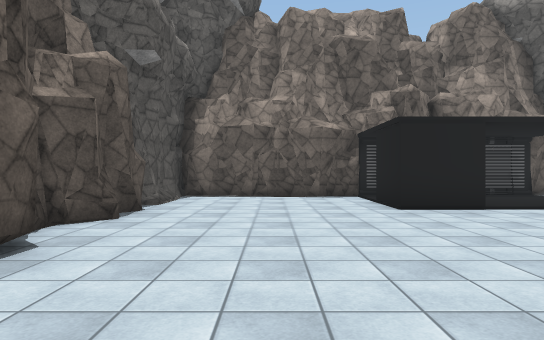
[1] (above)

12 first-person views from a walk through a 3-D level made in the Unity game engine. The camera is 1.4 m above the floor, looks level and sees 75° across. Doors are open. The floor is counted in squares, 2 m on a side. Each view is taken from the middle of a square. On the plan, view 1 faces up. The plan holds only what a view shows up to about 11 squares ahead; the rest is blank. The place goes on beyond the plan. The player character is not drawn. Some surface patterns are stand-ins.

[2]
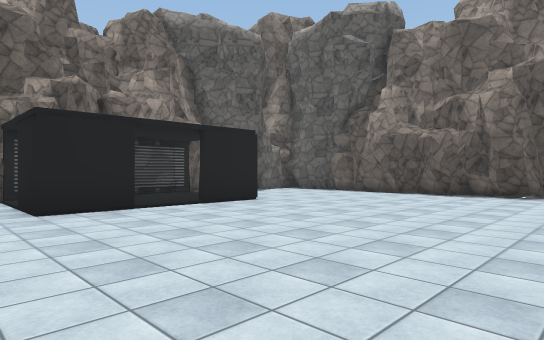

[3]
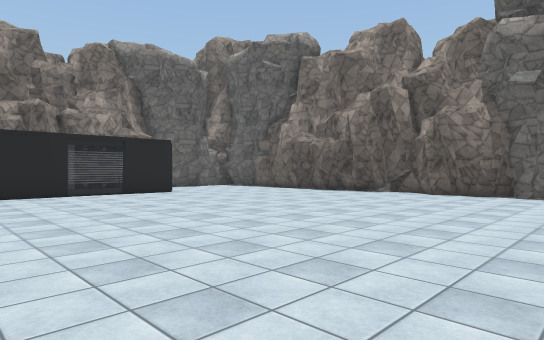

[4]
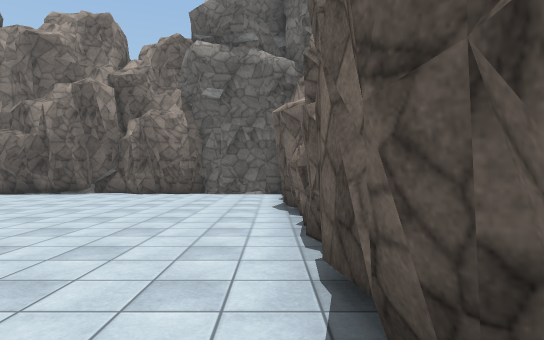

[5]
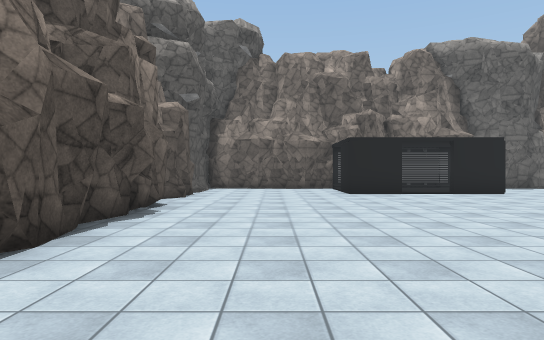

[6]
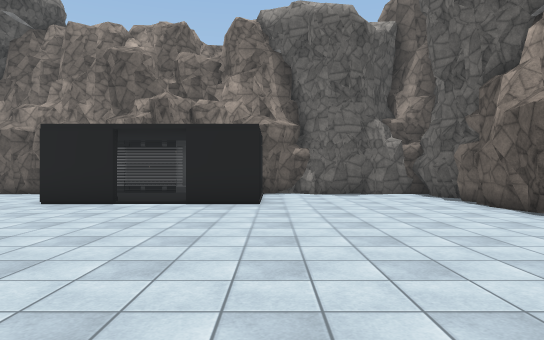

[7]
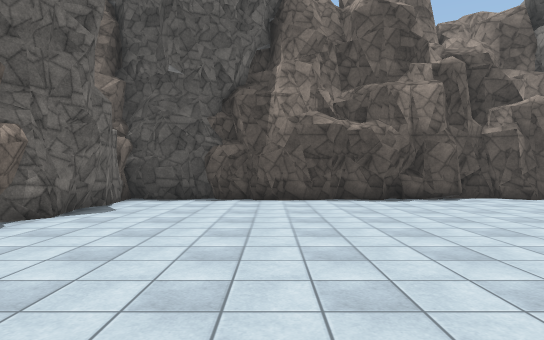

[8]
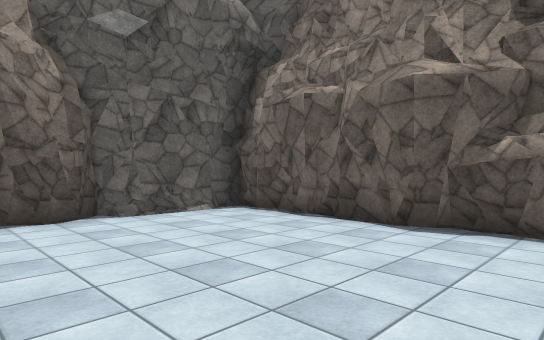

[9]
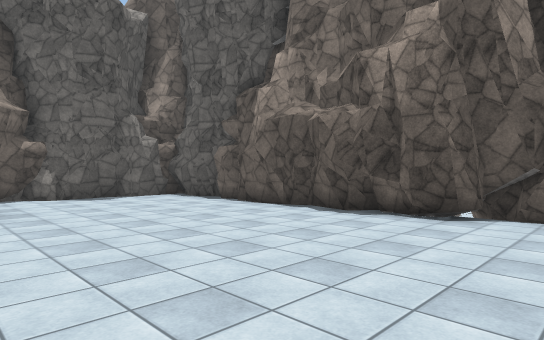

[10]
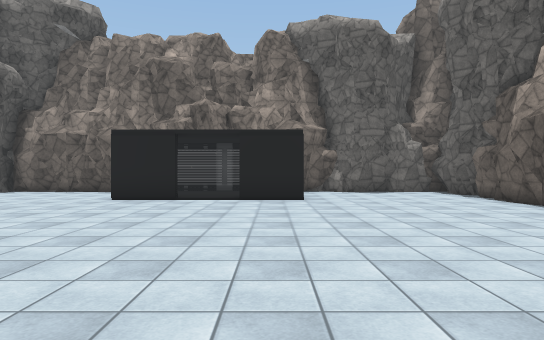

[11]
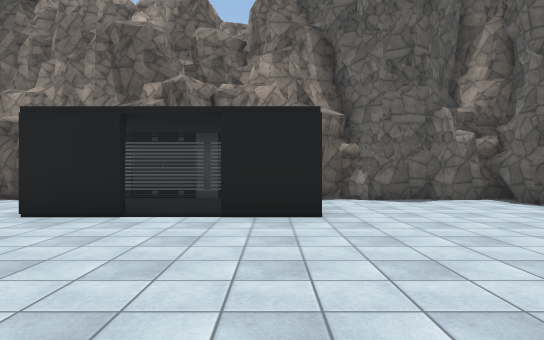

[12]
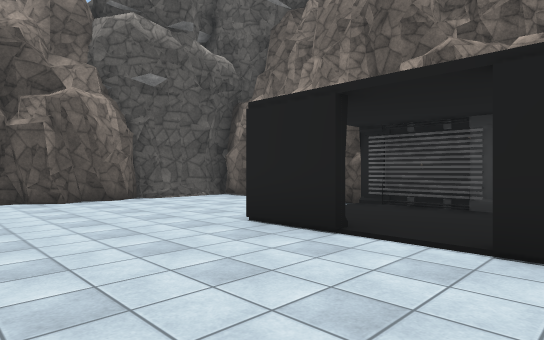

### Floor plan
Key: @ floor where view 1 was taken; # wall or solid block; . floor; D open door.
Columns run from 3 left of view 1 to 12 right of it. Each row starts with its distance up from view 1.
 10 ##############
  9 #...#D....D..###
  8 #....D....D....#
  7 #....#....#....#
  6 #....##DD##....#
  5 #..............#
  4 #..............#
  3 ##............##
  2 ##.............#
  1 #..............#
  0 #..@...........#
 -1 #..............#
 -2 #..............#
 -3 #..............#
 -4 ##.............#
 -5  ###############

Where each view was taken, in squares from view 1:
view 1: 0 up, 0 right, facing up
view 2: 0 up, 1 right, facing up-right
view 3: 4 down, 1 right, facing up-right
view 4: 4 down, 1 right, facing right
view 5: 4 down, 0 right, facing up
view 6: 1 down, 7 right, facing up
view 7: 1 down, 6 right, facing left
view 8: 0 up, 6 right, facing down-right
view 9: 0 up, 6 right, facing up-right
view 10: 2 down, 6 right, facing up
view 11: 1 up, 6 right, facing up
view 12: 3 up, 6 right, facing up-left
